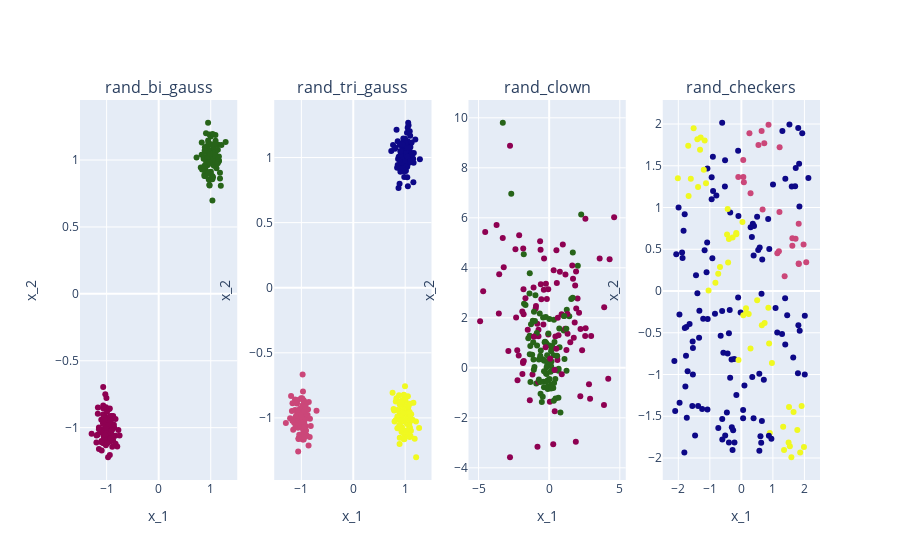

Write notebook code for a chart like this one.
### Code cell
fig = make_subplots(
    rows=1, cols=4,
    subplot_titles=list(DICT_RAND_FUNC.keys())
)

for i, (rand_func_name, rand_func_props ) in enumerate(DICT_RAND_FUNC.items()):
    # sample from ...
    output_X, output_y = rand_func_props["func"]()

    # plot
    fig.add_trace(
        go.Scatter(
            x=output_X[:, 0],
            y=output_X[:, 1],
            marker_color=output_y,
            mode="markers",
            showlegend=False
        ),
        row=1, col=i+1
    )

    # update layout
    fig.update_xaxes(title="x_1", row=1, col=i+1)
    fig.update_yaxes(title="x_2", row=1, col=i+1)

fig.show()

### Figure 1 — Plotly figure (JSON) as saved in the notebook; plotly's stock layout.template omitted (floating-point values rounded to 4 significant figures; data arrays with more than 128 entries replaced by an {"elided": "..."} marker saying what was removed)
{"data": [{"marker": {"color": {"elided": "200 int values"}}, "mode": "markers", "showlegend": false, "type": "scatter", "x": {"elided": "200 float values"}, "xaxis": "x", "y": {"elided": "200 float values"}, "yaxis": "y"}, {"marker": {"color": {"elided": "300 int values"}}, "mode": "markers", "showlegend": false, "type": "scatter", "x": {"elided": "300 float values"}, "xaxis": "x2", "y": {"elided": "300 float values"}, "yaxis": "y2"}, {"marker": {"color": {"elided": "200 int values"}}, "mode": "markers", "showlegend": false, "type": "scatter", "x": {"elided": "200 float values"}, "xaxis": "x3", "y": {"elided": "200 float values"}, "yaxis": "y3"}, {"marker": {"color": {"elided": "192 int values"}}, "mode": "markers", "showlegend": false, "type": "scatter", "x": {"elided": "192 float values"}, "xaxis": "x4", "y": {"elided": "192 float values"}, "yaxis": "y4"}], "layout": {"annotations": [{"font": {"size": 16}, "showarrow": false, "text": "rand_bi_gauss", "x": 0.1062, "xanchor": "center", "xref": "paper", "y": 1, "yanchor": "bottom", "yref": "paper"}, {"font": {"size": 16}, "showarrow": false, "text": "rand_tri_gauss", "x": 0.3688, "xanchor": "center", "xref": "paper", "y": 1, "yanchor": "bottom", "yref": "paper"}, {"font": {"size": 16}, "showarrow": false, "text": "rand_clown", "x": 0.6313, "xanchor": "center", "xref": "paper", "y": 1, "yanchor": "bottom", "yref": "paper"}, {"font": {"size": 16}, "showarrow": false, "text": "rand_checkers", "x": 0.8938, "xanchor": "center", "xref": "paper", "y": 1, "yanchor": "bottom", "yref": "paper"}], "xaxis": {"anchor": "y", "domain": [0, 0.2125], "title": {"text": "x_1"}}, "xaxis2": {"anchor": "y2", "domain": [0.2625, 0.475], "title": {"text": "x_1"}}, "xaxis3": {"anchor": "y3", "domain": [0.525, 0.7375], "title": {"text": "x_1"}}, "xaxis4": {"anchor": "y4", "domain": [0.7875, 1], "title": {"text": "x_1"}}, "yaxis": {"anchor": "x", "domain": [0, 1], "title": {"text": "x_2"}}, "yaxis2": {"anchor": "x2", "domain": [0, 1], "title": {"text": "x_2"}}, "yaxis3": {"anchor": "x3", "domain": [0, 1], "title": {"text": "x_2"}}, "yaxis4": {"anchor": "x4", "domain": [0, 1], "title": {"text": "x_2"}}}}
